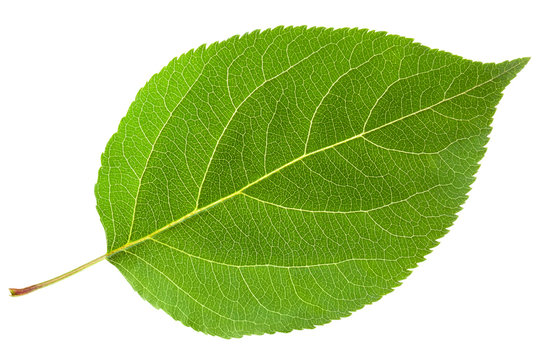
%> input picture Part A/images/leaf.jpg, 540 x 360 px
$ octave er1_1_5.m   (GNU Octave 9; MATLAB toolbox functions it lacks are replaced by stand-ins)
%> lines starting %> are read from the running program, lines starting %| are printed output that depends on the picture; in (x1, y1, x2, y2) boxes, pixels count from 0 and x2, y2 are one past the last pixel; in counts of white or black regions, pixels touching at a corner belong together; the program's own positions count from 1
clear all;
close all;

% Read the image and convert to grayscale
original_image = imread('../images/leaf.jpg');
%> original_image is the input picture: size 360x540x3 uint8; mean R, G, B 181.9, 206, 140
leaf_image = rgb2gray(imread('../images/leaf.jpg'));
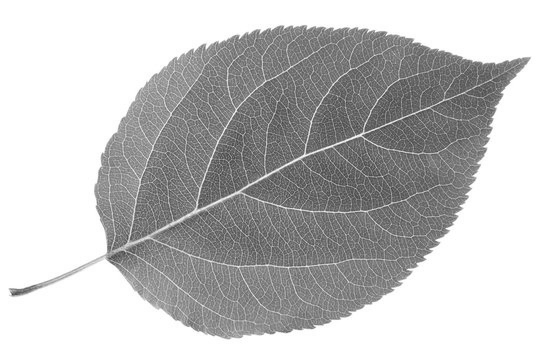
%> leaf_image: size 360x540 uint8; min 59, max 255, mean 191.3


% Rotate the image by 60 degrees
rotated_leaf_image = imrotate(leaf_image, 60);
rotated_original_image = imrotate(original_image, 60);
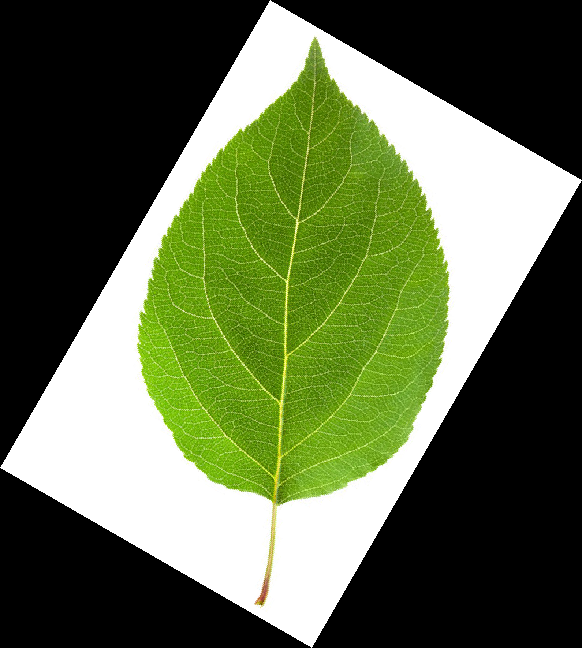
%> rotated_original_image: size 648x582x3 uint8; mean R, G, B 93.8, 106.2, 72.2

% Slide the rotated image by (100, 60) pixels
slid_leaf_image = circshift(rotated_leaf_image, [100, 60]);
slid_original_image = circshift(rotated_original_image, [100, 60]);

figure;
imshow(slid_original_image);
title('Slid and Rotated Image');

% Define threshold and create binary image
threshold = 220;
binary_slid_leaf_image = slid_leaf_image >= threshold;
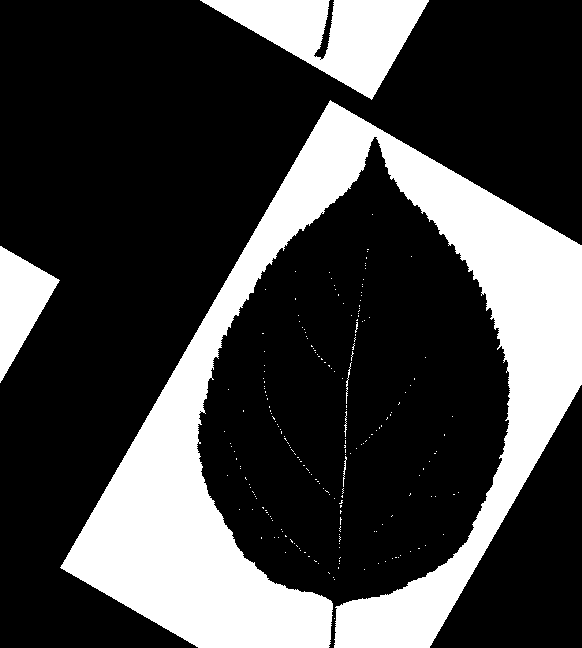
%> binary_slid_leaf_image: size 648x582 logical; 26% white; 217 white regions (211 under 20 px), largest, box (x1, y1, x2, y2) and area: (60, 100, 582, 648) 82233, (200, 0, 429, 100) 11146, (0, 246, 60, 383) 4141, (346, 362, 352, 404) 53, (343, 456, 347, 487) 42, (344, 411, 347, 437) 33

figure;
imshow(binary_slid_leaf_image);
title('Thresholded Image');

% Find the boundary of the leaf in the binary image
row = 336;
col = 608;
boundaries = bwtraceboundary(binary_slid_leaf_image, [col row], 'N');
%> boundaries = 2896 rows, first 12: [608 336; 607 337; 607 338; 607 339; 607 340; 606 341; 605 342; 606 343; 605 344; 604 344; 604 345; 604 346]

% Plot the boundary on the binary image
figure;
imshow(slid_original_image);
hold on;
plot(boundaries(:, 2), boundaries(:, 1), 'r', 'LineWidth', 2);
title('Boundary on Binary Image after Rotation and Sliding');
%> figure, not shown here; its title reads 'Boundary on Binary Image after Rotation and Sliding'

complex = boundaries(:, 2) + 1i * boundaries(:, 1);
complex_descriptors = fftshift(fft(complex));

% Plot the magnitude of the FFT of complex descriptors
figure;
plot(abs(complex_descriptors));
title('Magnitude of FFT of Complex Descriptors after Rotation and Sliding');
xlabel('Frequency');
ylabel('Magnitude');
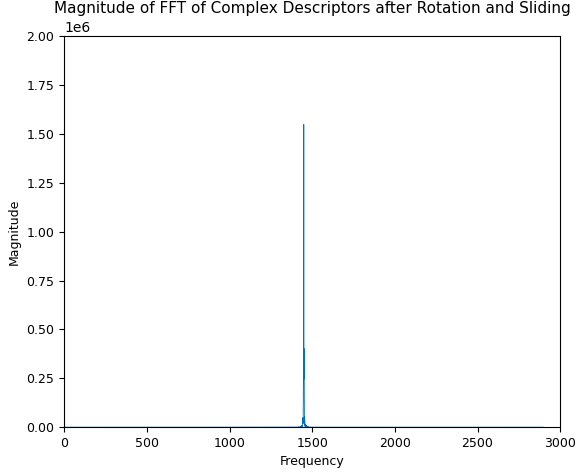
%> figure redrawn from the program's plot data; curve peaks at x = 1449, y = 1547650.7


center_index = numel(complex_descriptors) / 2;
%> center_index = 1448

% Reconstruct the contour using specified percentages of the most significant coefficients
percentages = [100, 50, 10, 1]; % x percentages
cutoff_frequencies = zeros(length(percentages), 2); % Store cutoff frequencies

% Define a colormap
colormap_lines = lines(length(percentages));
for i = 1:length(percentages)
    x = percentages(i) / 100;
    num_coeffs = round(x * length(complex_descriptors));

    reconstructed_descriptors = complex_descriptors(center_index - num_coeffs/2 + 1 : center_index + num_coeffs/2);

    reconstructed_contour = ifft(ifftshift(reconstructed_descriptors));

    % Scale the reconstructed contour to match the image dimensions
    scaling = numel(complex_descriptors)/num_coeffs;
    reconstructed_contour = reconstructed_contour / scaling;

    % Plot reconstructed contour
    figure
    imshow(slid_original_image);
    hold on;
    plot(real(reconstructed_contour), imag(reconstructed_contour), 'r', 'LineWidth', 2);
    axis equal;
    title(sprintf('Reconstructed Contour using %d%% of coefficients', percentages(i)));

   % Calculate cutoff frequencies
    cutoff_frequencies(i, 1) = center_index + num_coeffs/2;
    cutoff_frequencies(i, 2) = center_index - num_coeffs/2;
end
%> this loop made 4 passes
%> (num_coeffs, scaling) on passes 1 to 4: (2896, 1), (1448, 2), (290, 9.99), (29, 99.86)
%> pass 1, `title(sprintf('Reconstructed Contour using %d%% of coefficients', perc..`:
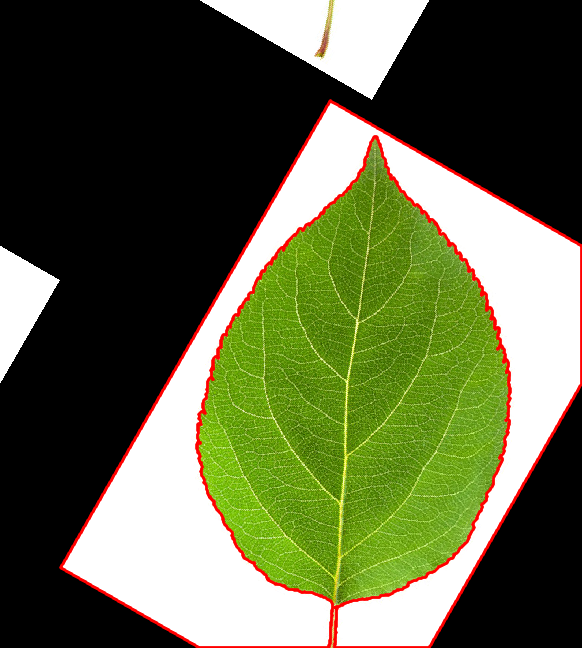
%> figure redrawn from the program's plot data; its title reads 'Reconstructed Contour using 100% of coefficients'
%> pass 2, `title(sprintf('Reconstructed Contour using %d%% of coefficients', perc..`:
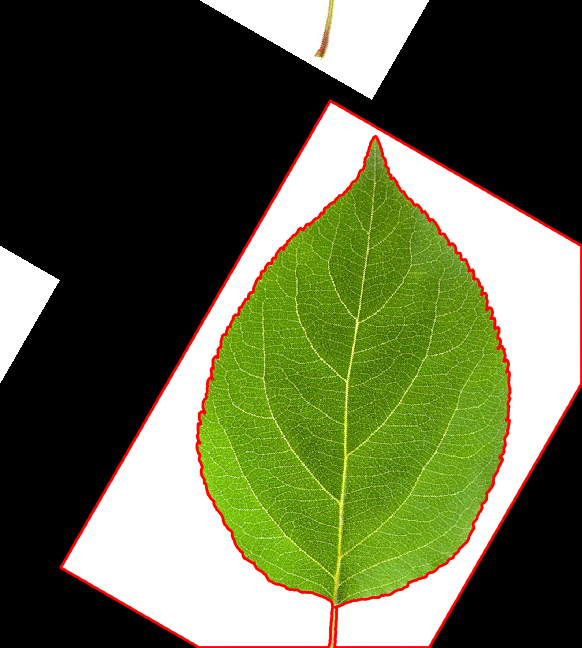
%> figure redrawn from the program's plot data; its title reads 'Reconstructed Contour using 50% of coefficients'
%> after the loop, cutoff_frequencies = [2896 0; 2172 724; 1593 1303; 1462.5 1433.5]


% Plot the magnitude of FFT of complex descriptors
figure;
plot(abs(complex_descriptors));
hold on;

% Plot cutoff lines
for i = 1:size(cutoff_frequencies, 1)
    for j = 1:2
        cutoff_frequency = cutoff_frequencies(i, j);
        ylim = get(gca,'YLim');
        if j == 1
            line([cutoff_frequency cutoff_frequency], ylim, 'Color', colormap_lines(i,:), 'LineStyle', '--');
        else
            line([cutoff_frequency cutoff_frequency], ylim, 'Color', colormap_lines(i,:), 'LineStyle', '--');
        end
    end
end
%> this loop made 4 passes

title('Magnitude of FFT of Complex Descriptors');
xlabel('Frequency');
ylabel('Magnitude');
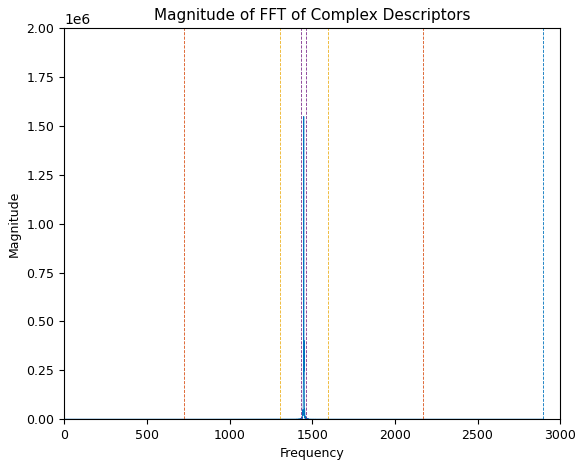
%> figure redrawn from the program's plot data; curve peaks at x = 1449, y = 1547650.7
